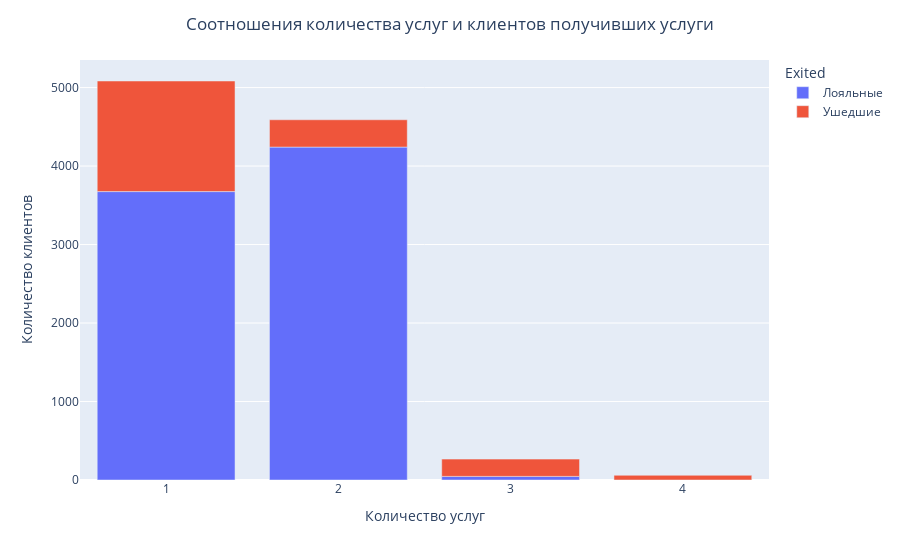

The notebook cell this image was saved under:
### Markdown cell above
+ ЗАДАНИЯ

9.7. Как отток клиентов зависит от числа приобретённых у банка услуг? Для ответа на этот вопрос постройте многоуровневую столбчатую диаграмму.

### Code cell
churn_temp=churn_data.copy()
# Именуем данные
churn_temp['Exited']=churn_temp['Exited'].astype('category')
churn_temp['NumOfProducts']=churn_temp['NumOfProducts'].astype(str)
churn_temp['Exited']=churn_temp['Exited'].cat.rename_categories({1:'Ушедшие', 0: 'Лояльные'})
# Группируем клиентов по количеству услуг
churn_grup=churn_temp.groupby(['NumOfProducts','Exited'], as_index=False)['NumOfProducts'].value_counts()

# Бар
fig=px.bar(
    churn_grup,
    x='NumOfProducts',
    y='count',
    color='Exited',  
).update_layout( 
 title={"text": "Соотношения количества услуг и клиентов получивших услуги", "x": 0.5},
 yaxis_title="Количество клиентов",xaxis_title='Количество услуг'
 )
fig.show()

### Figure 1 — Plotly figure (JSON) as saved in the notebook; plotly's stock layout.template omitted (floating-point values rounded to 4 significant figures)
{"data": [{"alignmentgroup": "True", "hovertemplate": "Exited=Лояльные<br>NumOfProducts=%{x}<br>count=%{y}<extra></extra>", "legendgroup": "Лояльные", "marker": {"color": "#636efa", "pattern": {"shape": ""}}, "name": "Лояльные", "offsetgroup": "Лояльные", "orientation": "v", "showlegend": true, "textposition": "auto", "type": "bar", "x": ["1", "2", "3", "4"], "xaxis": "x", "y": [3675, 4242, 46, 0], "yaxis": "y"}, {"alignmentgroup": "True", "hovertemplate": "Exited=Ушедшие<br>NumOfProducts=%{x}<br>count=%{y}<extra></extra>", "legendgroup": "Ушедшие", "marker": {"color": "#EF553B", "pattern": {"shape": ""}}, "name": "Ушедшие", "offsetgroup": "Ушедшие", "orientation": "v", "showlegend": true, "textposition": "auto", "type": "bar", "x": ["1", "2", "3", "4"], "xaxis": "x", "y": [1409, 348, 220, 60], "yaxis": "y"}], "layout": {"barmode": "relative", "legend": {"title": {"text": "Exited"}, "tracegroupgap": 0}, "margin": {"t": 60}, "title": {"text": "Соотношения количества услуг и клиентов получивших услуги", "x": 0.5}, "xaxis": {"anchor": "y", "domain": [0, 1], "title": {"text": "Количество услуг"}}, "yaxis": {"anchor": "x", "domain": [0, 1], "title": {"text": "Количество клиентов"}}}}
